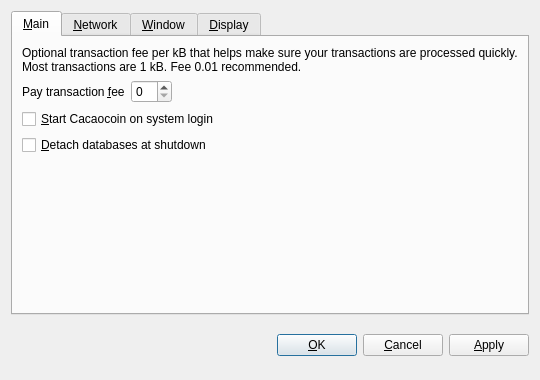
<?xml version="1.0" encoding="UTF-8"?>
<ui version="4.0">
 <class>OptionsDialog</class>
 <widget class="QDialog" name="OptionsDialog">
  <property name="geometry">
   <rect>
    <x>0</x>
    <y>0</y>
    <width>540</width>
    <height>380</height>
   </rect>
  </property>
  <property name="windowTitle">
   <string>Options</string>
  </property>
  <property name="modal">
   <bool>true</bool>
  </property>
  <layout class="QVBoxLayout" name="verticalLayout">
   <item>
    <widget class="QTabWidget" name="tabWidget">
     <property name="tabPosition">
      <enum>QTabWidget::North</enum>
     </property>
     <property name="currentIndex">
      <number>0</number>
     </property>
     <widget class="QWidget" name="tabMain">
      <attribute name="title">
       <string>&amp;Main</string>
      </attribute>
      <layout class="QVBoxLayout" name="verticalLayout_Main">
       <item>
        <widget class="QLabel" name="transactionFeeInfoLabel">
         <property name="text">
          <string>Optional transaction fee per kB that helps make sure your transactions are processed quickly. Most transactions are 1 kB. Fee 0.01 recommended.</string>
         </property>
         <property name="textFormat">
          <enum>Qt::PlainText</enum>
         </property>
         <property name="wordWrap">
          <bool>true</bool>
         </property>
        </widget>
       </item>
       <item>
        <layout class="QHBoxLayout" name="horizontalLayout_Main">
         <item>
          <widget class="QLabel" name="transactionFeeLabel">
           <property name="text">
            <string>Pay transaction &amp;fee</string>
           </property>
           <property name="textFormat">
            <enum>Qt::PlainText</enum>
           </property>
           <property name="buddy">
            <cstring>transactionFee</cstring>
           </property>
          </widget>
         </item>
         <item>
          <widget class="BitcoinAmountField" name="transactionFee"/>
         </item>
         <item>
          <spacer name="horizontalSpacer_Main">
           <property name="orientation">
            <enum>Qt::Horizontal</enum>
           </property>
           <property name="sizeHint" stdset="0">
            <size>
             <width>40</width>
             <height>20</height>
            </size>
           </property>
          </spacer>
         </item>
        </layout>
       </item>
       <item>
        <widget class="QCheckBox" name="bitcoinAtStartup">
         <property name="toolTip">
          <string>Automatically start Cacaocoin after logging in to the system.</string>
         </property>
         <property name="text">
          <string>&amp;Start Cacaocoin on system login</string>
         </property>
        </widget>
       </item>
       <item>
        <widget class="QCheckBox" name="detachDatabases">
         <property name="toolTip">
          <string>Detach block and address databases at shutdown. This means they can be moved to another data directory, but it slows down shutdown. The wallet is always detached.</string>
         </property>
         <property name="text">
          <string>&amp;Detach databases at shutdown</string>
         </property>
        </widget>
       </item>
       <item>
        <spacer name="verticalSpacer_Main">
         <property name="orientation">
          <enum>Qt::Vertical</enum>
         </property>
         <property name="sizeHint" stdset="0">
          <size>
           <width>20</width>
           <height>40</height>
          </size>
         </property>
        </spacer>
       </item>
      </layout>
     </widget>
     <widget class="QWidget" name="tabNetwork">
      <attribute name="title">
       <string>&amp;Network</string>
      </attribute>
      <layout class="QVBoxLayout" name="verticalLayout_Network">
       <item>
        <widget class="QCheckBox" name="mapPortUpnp">
         <property name="toolTip">
          <string>Automatically open the Cacaocoin client port on the router. This only works when your router supports UPnP and it is enabled.</string>
         </property>
         <property name="text">
          <string>Map port using &amp;UPnP</string>
         </property>
        </widget>
       </item>
       <item>
        <widget class="QCheckBox" name="connectSocks">
         <property name="toolTip">
          <string>Connect to the Cacaocoin network through a SOCKS proxy (e.g. when connecting through Tor).</string>
         </property>
         <property name="text">
          <string>&amp;Connect through SOCKS proxy:</string>
         </property>
        </widget>
       </item>
       <item>
        <layout class="QHBoxLayout" name="horizontalLayout_Network">
         <item>
          <widget class="QLabel" name="proxyIpLabel">
           <property name="text">
            <string>Proxy &amp;IP:</string>
           </property>
           <property name="textFormat">
            <enum>Qt::PlainText</enum>
           </property>
           <property name="buddy">
            <cstring>proxyIp</cstring>
           </property>
          </widget>
         </item>
         <item>
          <widget class="QValidatedLineEdit" name="proxyIp">
           <property name="maximumSize">
            <size>
             <width>140</width>
             <height>16777215</height>
            </size>
           </property>
           <property name="toolTip">
            <string>IP address of the proxy (e.g. 127.0.0.1)</string>
           </property>
          </widget>
         </item>
         <item>
          <widget class="QLabel" name="proxyPortLabel">
           <property name="text">
            <string>&amp;Port:</string>
           </property>
           <property name="textFormat">
            <enum>Qt::PlainText</enum>
           </property>
           <property name="buddy">
            <cstring>proxyPort</cstring>
           </property>
          </widget>
         </item>
         <item>
          <widget class="QLineEdit" name="proxyPort">
           <property name="maximumSize">
            <size>
             <width>55</width>
             <height>16777215</height>
            </size>
           </property>
           <property name="toolTip">
            <string>Port of the proxy (e.g. 9050)</string>
           </property>
          </widget>
         </item>
         <item>
          <widget class="QLabel" name="socksVersionLabel">
           <property name="text">
            <string>SOCKS &amp;Version:</string>
           </property>
           <property name="textFormat">
            <enum>Qt::PlainText</enum>
           </property>
           <property name="buddy">
            <cstring>socksVersion</cstring>
           </property>
          </widget>
         </item>
         <item>
          <widget class="QValueComboBox" name="socksVersion">
           <property name="toolTip">
            <string>SOCKS version of the proxy (e.g. 5)</string>
           </property>
          </widget>
         </item>
         <item>
          <spacer name="horizontalSpacer_Network">
           <property name="orientation">
            <enum>Qt::Horizontal</enum>
           </property>
           <property name="sizeHint" stdset="0">
            <size>
             <width>40</width>
             <height>20</height>
            </size>
           </property>
          </spacer>
         </item>
        </layout>
       </item>
       <item>
        <spacer name="verticalSpacer_Network">
         <property name="orientation">
          <enum>Qt::Vertical</enum>
         </property>
         <property name="sizeHint" stdset="0">
          <size>
           <width>20</width>
           <height>40</height>
          </size>
         </property>
        </spacer>
       </item>
      </layout>
     </widget>
     <widget class="QWidget" name="tabWindow">
      <attribute name="title">
       <string>&amp;Window</string>
      </attribute>
      <layout class="QVBoxLayout" name="verticalLayout_Window">
       <item>
        <widget class="QCheckBox" name="minimizeToTray">
         <property name="toolTip">
          <string>Show only a tray icon after minimizing the window.</string>
         </property>
         <property name="text">
          <string>&amp;Minimize to the tray instead of the taskbar</string>
         </property>
        </widget>
       </item>
       <item>
        <widget class="QCheckBox" name="minimizeOnClose">
         <property name="toolTip">
          <string>Minimize instead of exit the application when the window is closed. When this option is enabled, the application will be closed only after selecting Quit in the menu.</string>
         </property>
         <property name="text">
          <string>M&amp;inimize on close</string>
         </property>
        </widget>
       </item>
       <item>
        <spacer name="verticalSpacer_Window">
         <property name="orientation">
          <enum>Qt::Vertical</enum>
         </property>
         <property name="sizeHint" stdset="0">
          <size>
           <width>20</width>
           <height>40</height>
          </size>
         </property>
        </spacer>
       </item>
      </layout>
     </widget>
     <widget class="QWidget" name="tabDisplay">
      <attribute name="title">
       <string>&amp;Display</string>
      </attribute>
      <layout class="QVBoxLayout" name="verticalLayout_Display">
       <item>
        <layout class="QHBoxLayout" name="horizontalLayout_1_Display">
         <item>
          <widget class="QLabel" name="langLabel">
           <property name="text">
            <string>User Interface &amp;language:</string>
           </property>
           <property name="textFormat">
            <enum>Qt::PlainText</enum>
           </property>
           <property name="buddy">
            <cstring>lang</cstring>
           </property>
          </widget>
         </item>
         <item>
          <widget class="QValueComboBox" name="lang">
           <property name="toolTip">
            <string>The user interface language can be set here. This setting will take effect after restarting Cacaocoin.</string>
           </property>
          </widget>
         </item>
        </layout>
       </item>
       <item>
        <layout class="QHBoxLayout" name="horizontalLayout_2_Display">
         <item>
          <widget class="QLabel" name="unitLabel">
           <property name="text">
            <string>&amp;Unit to show amounts in:</string>
           </property>
           <property name="textFormat">
            <enum>Qt::PlainText</enum>
           </property>
           <property name="buddy">
            <cstring>unit</cstring>
           </property>
          </widget>
         </item>
         <item>
          <widget class="QValueComboBox" name="unit">
           <property name="toolTip">
            <string>Choose the default subdivision unit to show in the interface and when sending coins.</string>
           </property>
          </widget>
         </item>
        </layout>
       </item>
       <item>
        <widget class="QCheckBox" name="displayAddresses">
         <property name="toolTip">
          <string>Whether to show Cacaocoin addresses in the transaction list or not.</string>
         </property>
         <property name="text">
          <string>&amp;Display addresses in transaction list</string>
         </property>
        </widget>
       </item>
       <item>
        <widget class="QCheckBox" name="coinControlFeatures">
         <property name="toolTip">
          <string>Whether to show coin control features or not.</string>
         </property>
         <property name="text">
          <string>Display coin &amp;control features (experts only!)</string>
         </property>
        </widget>
       </item>
       <item>
        <spacer name="verticalSpacer_Display">
         <property name="orientation">
          <enum>Qt::Vertical</enum>
         </property>
         <property name="sizeHint" stdset="0">
          <size>
           <width>20</width>
           <height>40</height>
          </size>
         </property>
        </spacer>
       </item>
      </layout>
     </widget>
    </widget>
   </item>
   <item>
    <layout class="QHBoxLayout" name="horizontalLayout_Buttons">
     <item>
      <spacer name="horizontalSpacer_1">
       <property name="orientation">
        <enum>Qt::Horizontal</enum>
       </property>
       <property name="sizeHint" stdset="0">
        <size>
         <width>40</width>
         <height>48</height>
        </size>
       </property>
      </spacer>
     </item>
     <item>
      <widget class="QLabel" name="statusLabel">
       <property name="font">
        <font>
         <weight>75</weight>
         <bold>true</bold>
        </font>
       </property>
       <property name="text">
        <string/>
       </property>
       <property name="textFormat">
        <enum>Qt::PlainText</enum>
       </property>
       <property name="wordWrap">
        <bool>true</bool>
       </property>
      </widget>
     </item>
     <item>
      <spacer name="horizontalSpacer_2">
       <property name="orientation">
        <enum>Qt::Horizontal</enum>
       </property>
       <property name="sizeHint" stdset="0">
        <size>
         <width>40</width>
         <height>48</height>
        </size>
       </property>
      </spacer>
     </item>
     <item>
      <widget class="QPushButton" name="okButton">
       <property name="text">
        <string>&amp;OK</string>
       </property>
      </widget>
     </item>
     <item>
      <widget class="QPushButton" name="cancelButton">
       <property name="text">
        <string>&amp;Cancel</string>
       </property>
       <property name="autoDefault">
        <bool>false</bool>
       </property>
      </widget>
     </item>
     <item>
      <widget class="QPushButton" name="applyButton">
       <property name="text">
        <string>&amp;Apply</string>
       </property>
       <property name="autoDefault">
        <bool>false</bool>
       </property>
      </widget>
     </item>
    </layout>
   </item>
  </layout>
 </widget>
 <customwidgets>
  <customwidget>
   <class>BitcoinAmountField</class>
   <extends>QSpinBox</extends>
   <header>bitcoinamountfield.h</header>
  </customwidget>
  <customwidget>
   <class>QValueComboBox</class>
   <extends>QComboBox</extends>
   <header>qvaluecombobox.h</header>
  </customwidget>
  <customwidget>
   <class>QValidatedLineEdit</class>
   <extends>QLineEdit</extends>
   <header>qvalidatedlineedit.h</header>
  </customwidget>
 </customwidgets>
 <resources/>
 <connections/>
</ui>
